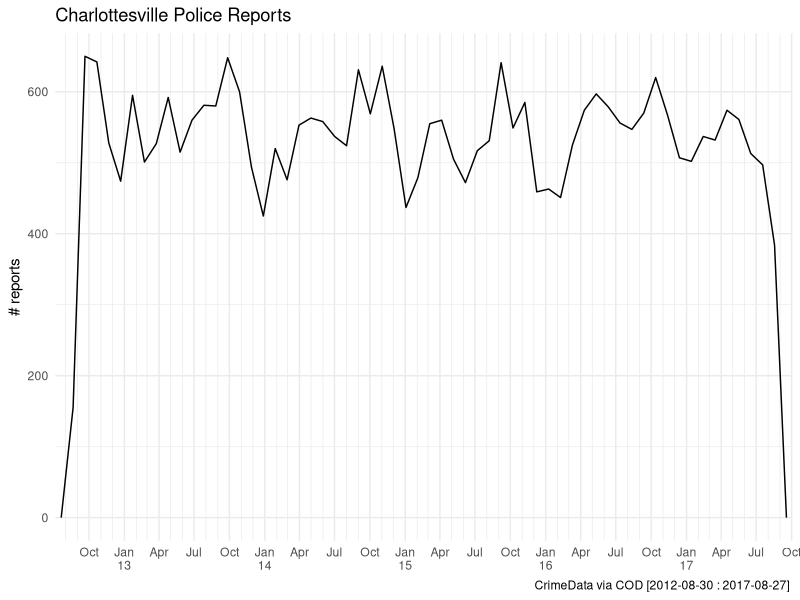

Recreate this plot in R. (Note: this script raises an error after producing the figure.)
# CvilleTowing
# Nate Day {nathancday@gmail}

#### Globals ------------------------------------------------------------------

setwd("~/future/CvilleTowing/")

library(ggsci)
library(forcats)
library(lubridate)
library(magrittr)
library(tidyverse)

theme_set(theme_minimal())
ang <- theme(axis.text.x = element_text(angle = 45, vjust = .75, hjust = .75))
#### Import -------------------------------------------------------------------

# csv downloaded from http://opendata.charlottesville.org/datasets/crime-data
tib <- read_csv("Crime_Data.csv")
names(tib) %<>% tolower()

# head(tib)
# str(tib)

tib %<>% select(-recordid) %>%
    unite(address, blocknumber, streetname) %>%
    rename_at(vars(contains("reported")), funs(gsub("reported", "", .))) %>%
    mutate(hour = parse_time(hour, format = "%H%M"),
           date = as.Date(date),
           year = year(date),
           month = month(date))

#### Explore -------------------------------------------------------------
range(tib$date) # 5 years
# "2012-08-30" "2017-08-27"

## * ggplot2 helpers ----

# nicely labeler
nicely <- function(breaks) {
    
    values <- as.character(breaks) %>% strsplit("-")
    
    m <- map(values, ~ as.numeric(.[2]) %>%
                 month.abb[.])
    y <- map(values, ~ gsub("20", "", .[1]))
    
    labels <- map2(m, y, ~ paste0(., "\n",
                                 ifelse(. == "Jan",
                                        .y,
                                        "")))
    
    return(labels)
    
} 

# saves from jungling around "date_breaks=" every scale_x_date()
brks <- seq(date("2012-07-01"), date("2018-09-01"), "3 months")

## * seasonal
ggplot(tib, aes(date)) +
    geom_freqpoly(bins = 60) + # 60 months in 5 years
    scale_x_date(breaks = brks, date_minor_breaks = "1 month",
                 labels = nicely, expand = c(0,0)) +
    labs(title = "Charlottesville Police Reports",
         y = "# reports",
         x = NULL,
         caption = "CrimeData via COD [2012-08-30 : 2017-08-27] ")
# hoos doing that spike in Sep - Oct?

# set up tibble for a geom to cover Aug16-Oct31
students_back <- tibble(date = seq(as.Date("2012-09-01"), as.Date("2017-9-01"), length.out = 6),
                        date_min = date - ddays(16), # ~ Aug16
                        date_max = date %m+% months(2) )

ggplot(tib, aes(date)) +
    geom_rect(data = students_back, aes(xmin = date_min, xmax = date_max),
              ymin = 0, ymax = Inf, fill = "#f64617") +
    geom_freqpoly(bins = 60, color = "#0c2345", size = 1) + # 60 months in 5 years
    scale_x_date(breaks = brks, date_minor_breaks = "1 month",
                 labels = nicely, expand = c(0,0),
                 limits = c(date("2012-08-14"), date("2017-08-15"))) +
    labs(title = "Charlottesville Police Reports",
         subtitle = "Rectangles highlight Aug 16th - Oct 31st",
         x = NULL,
         y = "# reports",
         caption = expression(paste(italic("Hoo"), "'s causing that uptick?")))

### Look at breakdown of offense seasonally
tib$offense %<>% as.factor()
tib %<>% filter(!is.na(offense))

# as numeric hack to get interval to slice at based on arranged data.frame
tib %>%
    count(offense, sort = TRUE) %>%
    mutate(offense = forcats::fct_inorder(offense)) %>%
    ggplot(aes(as.numeric(offense), n)) +
    geom_col() +
    scale_x_continuous(breaks = seq(25,125,25))

tib %>%
    mutate(offense = forcats::fct_infreq(offense))

# looking at the top 20
top12 <- mutate(tib, offense = forcats::fct_infreq(offense)) %>%
    filter(offense %in% levels(offense)[1:12]) %>%
    droplevels()

ggplot(top12, aes(offense)) +
    geom_bar(fill = NA, color = "black") +
    theme(axis.text.x = element_text(angle = 45))

# make better (shorter) names
decode <- c("Towing", "Assault", "Traffic", "Vandalism", "Larceny_other", "Drug",
            "Citizen_Assist", "Suspicious_Activity", "Larceny_vehicle",
            "Property_Found", "Property_Lost", "Burglary") %>%
    set_names(levels(top12$offense))
top12$offense %<>% decode[.] %>% forcats::fct_infreq()

# freqpoly version in facets
ggplot(top12, aes(date, color = offense)) +
    geom_rect(data = students_back, aes(xmin = date_min, xmax = date_max),
              ymin = -0, ymax = Inf, color = NA, fill = "grey", alpha = .5) +
    geom_freqpoly(alpha = .5, bins = 60, size = 1) +
    scale_x_date(breaks = seq(date("2013-01-01"), date("2017-01-01"), length.out = 5),
                 date_labels = "%y", limits = c(date("2012-08-15"), date("2017-11-01"))) +
    scale_color_d3(palette = "category20") +
    facet_wrap(~offense, scales = "free_y") +
    theme(legend.position = "none")

#### Towing -------------------------------------------------------------------
# looking at towing more focuse
tow <- filter(top10, offense ==  "Towing")

#### look for yearly trends
tow %<>% mutate(year = lubridate::year(date))

# drop 2012 bc partial year (starts 2012-08-30)
tow %<>% filter(year != "2012")

ggplot(tow, aes(year, fill = ..count..)) +
    geom_bar() +
    viridis::scale_fill_viridis(name = NULL, direction = -1) + # y dis not ggplot2 default yet
    labs(title = "Yearly towing in Charlottesville",
         subtitle = "2017 data stops 2017-08-27",
         y = "# incidents",
         x = NULL,
         caption = "CPD Reported 2013-01-01 : 2017-08-27")

#### Now look for high-towing months
tow %<>% mutate(month = lubridate::month(date, label = T))

# drop 2017
tow %<>% filter(year != "2017")

ggplot(tow, aes(as.numeric(month), fill = as.factor(year))) +
    geom_histogram(bins = 12) +
    scale_x_continuous(breaks = 1:12, labels = month.abb) +
    scale_fill_brewer(name = NULL, palette = "Dark2") +
    labs(title = "Total monthly towing",
         x = NULL,
         y = "# incidents",
         caption = "CPD Reported 2013-01-01 : 2016-12-31")

#### * model yearly increases -----------------------------------------------
library(forecast)

# reset tow to only include all data
tow <- filter(top10, offense ==  "Towing")
# drop august 2012

month_tib <- tow %>% mutate(month = month(date, label = TRUE),
                year = as.factor((year(date)))) %>%
    filter(month!= "Aug" | year != "2012") %>% # drop august 2012
    group_by(month, year) %>%
    tally %>%
    arrange(year, month) %>%
    ungroup()

month_vec <- month_tib %>% select(n) %>% unlist()


myts <- ts(month_vec, start = c(2012, 9), frequency = 12)
plot(myts)

# seasonal decomposition
fit <- stl(myts, s.window= "periodic")
plot(fit)

trend_fit <- HoltWinters(fit$time.series[,2])

trend_pred <- forecast(trend_fit, 15)

trend_plot <- tibble(date = seq(date("2017-09-01"), date("2018-11-01"), length.out = 15),
                     y = trend_pred$mean)

trend_plot %<>% bind_rows(tibble(date = seq(date("2012-09-01"), date("2017-04-01"), length.out = 56),
                                        y = fit$time.series[,2] ), . )

# triple exponential - models level, trend, and seasonal components
fit_hw <- HoltWinters(myts)
plot(fit_hw)
# check params
forecast(fit_hw) %>%
    accuracy()

fit_next <- forecast(fit_hw, 15)

plot_next <- tibble(date = seq(date("2017-09-01"), date("2018-11-01"), length.out = 15),
                    y = fit_next$mean)
# bolt on AUG 2017 info for smoothness
plot_next %<>% bind_rows(filter(tow, month == "Aug", year == "2017") %>%
                              summarise(date = date("2017-08-01"),
                                        y = n() ), . )

# plot forcast
month_tib %<>% mutate(date = paste(year, as.numeric(month), "01", sep = "-"))
month_tib$date %<>% as.Date()

# expand students_back
students_back2 <- tibble(date = seq(as.Date("2012-09-01"), as.Date("2018-09-01"), length.out = 7),
                        date_min = date - ddays(16), # ~ Aug16
                        date_max = date %m+% months(2) )

# projections plot
ggplot(month_tib, aes(date, n, color = n)) +
    geom_rect(data = students_back2, aes(xmin = date_min, xmax = date_max, y = NULL),
              ymin = -0, ymax = Inf, color = NA, fill = "grey", alpha = .5) +
    geom_path(data = trend_plot, aes(x = date, y = y, color = NULL), linetype = 2) +
    geom_path(size = 1) +
    geom_path(data = plot_next, aes(y = y, color = y), size = 2, alpha = .75) +
    viridis::scale_color_viridis(name = "# tows", direction = -1) +
    scale_x_date(breaks = seq(date("2013-01-01"), date("2018-09-01"), length.out = 10),
                 date_labels = "%b '%y", limits = c(date("2012-08-15"), date("2018-11-01"))) +
    labs(title = "Towing forecast",
         y = "# incidents",
         x = NULL)

ggplot(trend_plot, aes(date, y)) +
    geom_line()

                

